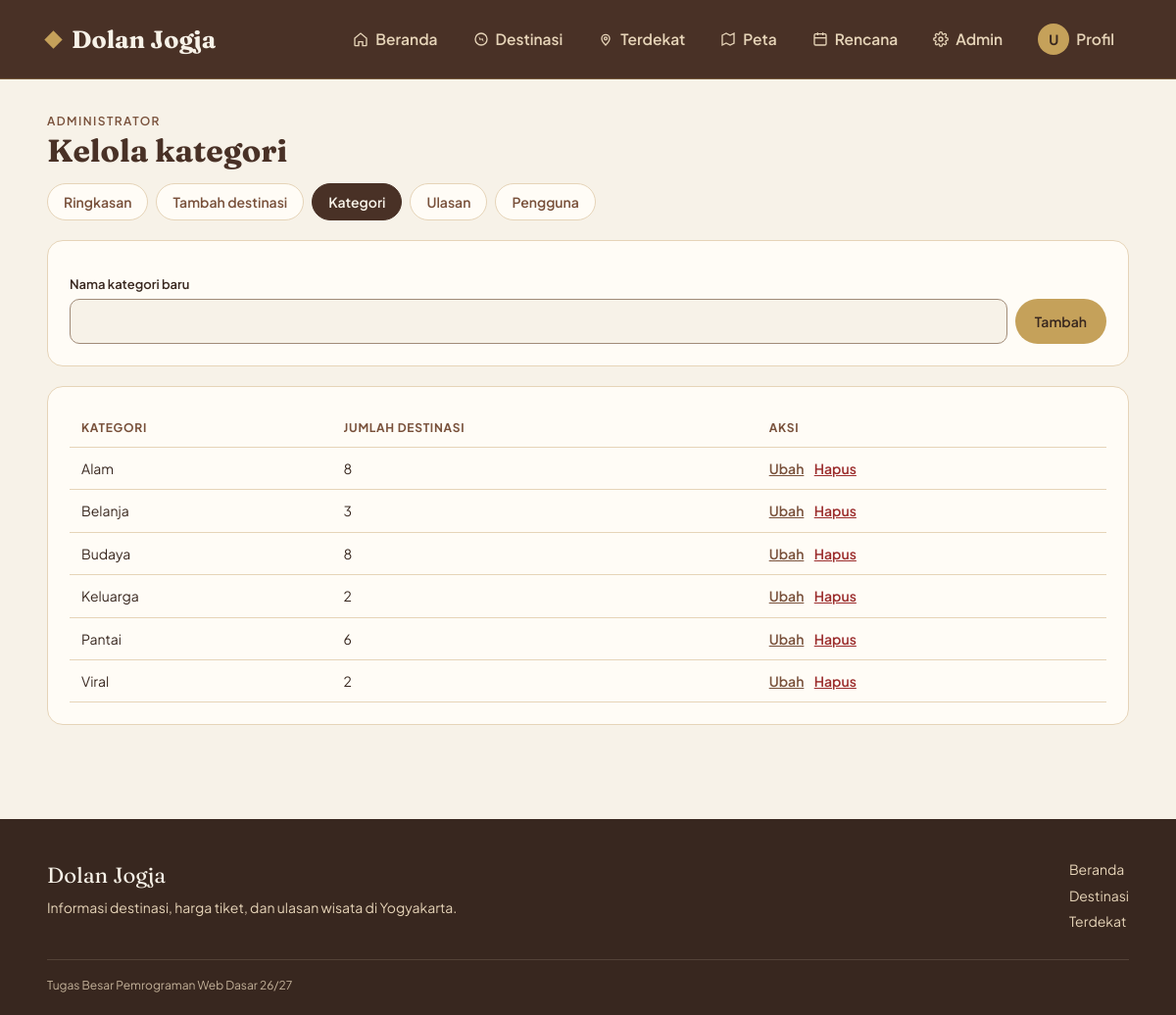
The app's page /admin/kategori.php (signed in) with its own data.
### tables this page shows
CREATE TABLE categories (
  id INT AUTO_INCREMENT PRIMARY KEY,
  nama VARCHAR(50) NOT NULL
);

### includes/fungsi.php (called while the page is built, shortened)
<?php
function e($teks) {
    return htmlspecialchars((string) $teks, ENT_QUOTES, "UTF-8");
}

### admin/kategori.php (the view, shortened to what this page needs)
<?php
require_once __DIR__ . "/../includes/init.php";
$edit_id = (int) ($_GET["edit"] ?? 0);
$rows = $conn->query("SELECT c.id, c.nama, COUNT(d.id) AS jumlah
                      FROM categories c LEFT JOIN destinations d ON d.category_id=c.id
                      GROUP BY c.id, c.nama ORDER BY c.nama");
$self = url("admin/kategori.php");
header_web("Kelola Kategori");
?>
<div class="page-heading">
  <span class="eyebrow">Administrator</span>
  <h1>Kelola kategori</h1>
</div>
<?php subnav_admin("kategori"); ?>
<form class="panel category-form" method="post" action="<?php echo $self; ?>">
  <div>
    <label for="nama-baru">Nama kategori baru</label>
    <div class="search"><input type="text" id="nama-baru" name="nama" maxlength="50" /><button class="btn" type="submit">Tambah</button></div>
  </div>
</form>
<div class="panel table-wrap">
  <table>
    <thead><tr><th>Kategori</th><th>Jumlah destinasi</th><th>Aksi</th></tr></thead>
    <tbody>
      <?php while ($c = $rows->fetch_assoc()) { ?>
      <tr>
        <?php if ($edit_id === (int) $c["id"]) { ?>
        <td colspan="2">
          <form class="inline-edit" method="post" action="<?php echo $self; ?>">
            <div>
              <?php echo csrf_field(); ?>
              <input type="hidden" name="aksi" value="ubah" />
              <input type="hidden" name="id" value="<?php echo (int) $c["id"]; ?>" />
              <input type="text" name="nama" maxlength="50" value="<?php echo e($c["nama"]); ?>" />
              <button class="btn" type="submit">Simpan</button>
              <a class="text-link" href="<?php echo $self; ?>">Batal</a>
            </div>
          </form>
        </td>
        <td></td>
        <?php } else { ?>
        <td><?php echo e($c["nama"]); ?></td>
        <td><?php echo (int) $c["jumlah"]; ?></td>
        <td class="aksi">
          <a href="<?php echo url("admin/kategori.php?edit=" . (int) $c["id"]); ?>">Ubah</a>
          <?php echo form_aksi($self, "hapus", $c["id"], "Hapus", "Hapus kategori ini?"); ?>
        </td>
        <?php } ?>
      </tr>
      <?php } ?>
    </tbody>
  </table>
</div>
<?php footer_web(); ?>

### includes/init.php (shortened to what this page needs)
<?php
if (!function_exists('url')) {
    function url($path = "") { return BASE_URL . ltrim($path, "/"); }
}
if (!function_exists('form_aksi')) {
    function form_aksi($action, $aksi, $id, $label, $konfirmasi = "") {
        $js = $konfirmasi !== "" ? ' onsubmit="return confirm(' . e(json_encode($konfirmasi)) . ');"' : "";
        return '<form class="inline" method="post" action="' . e($action) . '"' . $js . '><div class="inline">'
            . csrf_field()
            . '<input type="hidden" name="aksi" value="' . e($aksi) . '" />'
            . '<input type="hidden" name="id" value="' . (int) $id . '" />'
            . '<button type="submit" class="link-btn' . ($aksi === "hapus" ? " bahaya" : "") . '">' . e($label) . '</button>'
            . '</div></form>';
    }
}
if (!function_exists('subnav_admin')) {
    function subnav_admin($aktif) {
        $menu = array(
            "index"     => array("admin/index.php", "Ringkasan"),
            "destinasi" => array("admin/destinasi.php", "Tambah destinasi"),
            "kategori"  => array("admin/kategori.php", "Kategori"),
            "ulasan"    => array("admin/ulasan.php", "Ulasan"),
            "pengguna"  => array("admin/pengguna.php", "Pengguna"),
        );
        echo '<div class="subnav">';
        foreach ($menu as $kunci => $m) {
            echo '<a' . ($kunci === $aktif ? ' class="aktif"' : '') . ' href="' . e(url($m[0])) . '">' . e($m[1]) . '</a>';
        }
        echo '</div>';
    }
}
if (!function_exists('header_web')) {
    function header_web($judul = "Admin") {
        require_once __DIR__ . "/header.php";
        echo '<div class="wadah admin-wrap">';
    }
}
if (!function_exists('footer_web')) {
    function footer_web() {
        echo '</div>';
        require_once __DIR__ . "/footer.php";
    }
}

### assets/css/style.css (style rules this page uses)
:root { --lebar: 1320px; --soga-gelap: #493126; --coklat-jawa: #79513B; --batik: #B88962; --pasir: #E6D4B8; --krem: #F7F2E8; --indigo: #263B50; --taupe: #A18B78; --emas: #C5A15A; --kakao: #38271F; --sage: #87977A; --font-judul: "Fraunces", Georgia, "Times New Roman", serif; --font-isi: "Plus Jakarta Sans", "Segoe UI", Arial, sans-serif; }
* { box-sizing: border-box; }
body { margin: 0; background: var(--krem); color: var(--kakao); font-family: var(--font-isi); font-size: 16px; line-height: 1.6; }
h1, h2, h3 { font-family: var(--font-judul); line-height: 1.2; margin: 0 0 .5em; color: var(--soga-gelap); }
a { color: var(--coklat-jawa); }
.wadah { max-width: var(--lebar); margin: 0 auto; padding: 0 20px; }
.eyebrow { color: var(--coklat-jawa); letter-spacing: .12em; text-transform: uppercase; font-size: 12px; font-weight: 600; margin-bottom: 6px; }
.panel { background: #FFFCF6; border: 1px solid var(--pasir); border-radius: 16px; padding: 22px; margin-bottom: 20px; }
.inline { display: inline; }
.admin-wrap { padding-top: 28px; padding-bottom: 20px; }
.page-heading { margin-bottom: 14px; }
.page-heading h1 { margin: 0 0 4px; }
.subnav { display: flex; gap: 8px; flex-wrap: wrap; margin: 0 0 20px; }
.subnav a { padding: 7px 16px; border: 1px solid var(--pasir); border-radius: 999px; text-decoration: none; font-size: 14px; font-weight: 600; color: var(--coklat-jawa); background: #FFFCF6; }
.subnav a.aktif { background: var(--soga-gelap); border-color: var(--soga-gelap); color: var(--krem); }
.table-wrap { overflow-x: auto; }
.table-wrap table { width: 100%; border-collapse: collapse; font-size: 14px; }
.table-wrap th { text-align: left; font-size: 12px; text-transform: uppercase; letter-spacing: .06em; color: var(--coklat-jawa); }
.table-wrap th, .table-wrap td { padding: 10px 12px; border-bottom: 1px solid var(--pasir); vertical-align: middle; }
.aksi { white-space: nowrap; }
.aksi a, .link-btn { background: none; border: 0; padding: 0 8px 0 0; font: 600 14px var(--font-isi); color: var(--coklat-jawa); text-decoration: underline; cursor: pointer; }
.link-btn.bahaya { color: #9B2C2C; }
.btn { display: inline-block; background: var(--emas); color: var(--kakao); padding: 9px 20px; border: 0; border-radius: 999px; font: 600 14px var(--font-isi); text-decoration: none; cursor: pointer; }
.search { display: flex; gap: 8px; flex-wrap: wrap; }
.search input, .search select { flex: 1; min-width: 160px; padding: 9px 12px; border: 1px solid var(--taupe); border-radius: 10px; background: var(--krem); font: inherit; color: var(--kakao); }
.category-form label, .editor label { display: block; font-size: 13px; font-weight: 600; margin: 12px 0 4px; }
:root { --lebar: 100%; --tepi: clamp(20px, 4vw, 88px); }
.wadah, .navbar-isi, .hero-isi { padding-left: var(--tepi); padding-right: var(--tepi); }

### records on screen
categories: nama "Alam", jumlah "8"
categories: nama "Belanja", jumlah "3"
categories: nama "Budaya", jumlah "8"
categories: nama "Keluarga", jumlah "2"
categories: nama "Pantai", jumlah "6"
categories: nama "Viral", jumlah "2"

### other values on screen
$nav_inisial "U"
$m[1] "Ringkasan"
$m[1] "Tambah destinasi"
$m[1] "Kategori"
$m[1] "Ulasan"
$m[1] "Pengguna"
